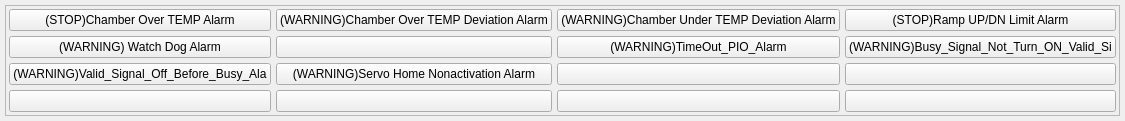
     <widget class="QWidget" name="tabD159">
      <attribute name="title">
       <string>D159</string>
      </attribute>
      <layout class="QVBoxLayout" name="verticalLayout_10">
       <property name="spacing">
        <number>5</number>
       </property>
       <property name="leftMargin">
        <number>5</number>
       </property>
       <property name="topMargin">
        <number>5</number>
       </property>
       <property name="rightMargin">
        <number>5</number>
       </property>
       <property name="bottomMargin">
        <number>5</number>
       </property>
       <item>
        <widget class="QFrame" name="frame_10">
         <property name="frameShape">
          <enum>QFrame::StyledPanel</enum>
         </property>
         <property name="frameShadow">
          <enum>QFrame::Raised</enum>
         </property>
         <layout class="QGridLayout" name="gridLayout_11">
          <property name="leftMargin">
           <number>3</number>
          </property>
          <property name="topMargin">
           <number>3</number>
          </property>
          <property name="rightMargin">
           <number>3</number>
          </property>
          <property name="bottomMargin">
           <number>3</number>
          </property>
          <property name="spacing">
           <number>5</number>
          </property>
          <item row="0" column="3">
           <widget class="QPushButton" name="D159_4">
            <property name="sizePolicy">
             <sizepolicy hsizetype="Preferred" vsizetype="Preferred">
              <horstretch>0</horstretch>
              <verstretch>0</verstretch>
             </sizepolicy>
            </property>
            <property name="text">
             <string>(STOP)Ramp UP/DN Limit Alarm</string>
            </property>
            <property name="checkable">
             <bool>true</bool>
            </property>
           </widget>
          </item>
          <item row="1" column="2">
           <widget class="QPushButton" name="D159_7">
            <property name="sizePolicy">
             <sizepolicy hsizetype="Preferred" vsizetype="Preferred">
              <horstretch>0</horstretch>
              <verstretch>0</verstretch>
             </sizepolicy>
            </property>
            <property name="text">
             <string>(WARNING)TimeOut_PIO_Alarm</string>
            </property>
            <property name="checkable">
             <bool>true</bool>
            </property>
           </widget>
          </item>
          <item row="2" column="1">
           <widget class="QPushButton" name="D159_10">
            <property name="sizePolicy">
             <sizepolicy hsizetype="Preferred" vsizetype="Preferred">
              <horstretch>0</horstretch>
              <verstretch>0</verstretch>
             </sizepolicy>
            </property>
            <property name="text">
             <string>(WARNING)Servo Home Nonactivation Alarm</string>
            </property>
            <property name="checkable">
             <bool>true</bool>
            </property>
           </widget>
          </item>
          <item row="3" column="2">
           <widget class="QPushButton" name="D159_15">
            <property name="sizePolicy">
             <sizepolicy hsizetype="Preferred" vsizetype="Preferred">
              <horstretch>0</horstretch>
              <verstretch>0</verstretch>
             </sizepolicy>
            </property>
            <property name="text">
             <string/>
            </property>
            <property name="checkable">
             <bool>true</bool>
            </property>
           </widget>
          </item>
          <item row="1" column="1">
           <widget class="QPushButton" name="D159_6">
            <property name="sizePolicy">
             <sizepolicy hsizetype="Preferred" vsizetype="Preferred">
              <horstretch>0</horstretch>
              <verstretch>0</verstretch>
             </sizepolicy>
            </property>
            <property name="text">
             <string/>
            </property>
            <property name="checkable">
             <bool>true</bool>
            </property>
           </widget>
          </item>
          <item row="3" column="0">
           <widget class="QPushButton" name="D159_13">
            <property name="sizePolicy">
             <sizepolicy hsizetype="Preferred" vsizetype="Preferred">
              <horstretch>0</horstretch>
              <verstretch>0</verstretch>
             </sizepolicy>
            </property>
            <property name="text">
             <string/>
            </property>
            <property name="checkable">
             <bool>true</bool>
            </property>
           </widget>
          </item>
          <item row="3" column="1">
           <widget class="QPushButton" name="D159_14">
            <property name="sizePolicy">
             <sizepolicy hsizetype="Preferred" vsizetype="Preferred">
              <horstretch>0</horstretch>
              <verstretch>0</verstretch>
             </sizepolicy>
            </property>
            <property name="text">
             <string/>
            </property>
            <property name="checkable">
             <bool>true</bool>
            </property>
           </widget>
          </item>
          <item row="0" column="2">
           <widget class="QPushButton" name="D159_3">
            <property name="sizePolicy">
             <sizepolicy hsizetype="Preferred" vsizetype="Preferred">
              <horstretch>0</horstretch>
              <verstretch>0</verstretch>
             </sizepolicy>
            </property>
            <property name="text">
             <string>(WARNING)Chamber Under TEMP Deviation Alarm</string>
            </property>
            <property name="checkable">
             <bool>true</bool>
            </property>
           </widget>
          </item>
          <item row="1" column="3">
           <widget class="QPushButton" name="D159_8">
            <property name="sizePolicy">
             <sizepolicy hsizetype="Preferred" vsizetype="Preferred">
              <horstretch>0</horstretch>
              <verstretch>0</verstretch>
             </sizepolicy>
            </property>
            <property name="text">
             <string>(WARNING)Busy_Signal_Not_Turn_ON_Valid_Si</string>
            </property>
            <property name="checkable">
             <bool>true</bool>
            </property>
           </widget>
          </item>
          <item row="2" column="3">
           <widget class="QPushButton" name="D159_12">
            <property name="sizePolicy">
             <sizepolicy hsizetype="Preferred" vsizetype="Preferred">
              <horstretch>0</horstretch>
              <verstretch>0</verstretch>
             </sizepolicy>
            </property>
            <property name="text">
             <string/>
            </property>
            <property name="checkable">
             <bool>true</bool>
            </property>
           </widget>
          </item>
          <item row="0" column="1">
           <widget class="QPushButton" name="D159_2">
            <property name="sizePolicy">
             <sizepolicy hsizetype="Preferred" vsizetype="Preferred">
              <horstretch>0</horstretch>
              <verstretch>0</verstretch>
             </sizepolicy>
            </property>
            <property name="text">
             <string>(WARNING)Chamber Over TEMP Deviation Alarm</string>
            </property>
            <property name="checkable">
             <bool>true</bool>
            </property>
           </widget>
          </item>
          <item row="2" column="0">
           <widget class="QPushButton" name="D159_9">
            <property name="sizePolicy">
             <sizepolicy hsizetype="Preferred" vsizetype="Preferred">
              <horstretch>0</horstretch>
              <verstretch>0</verstretch>
             </sizepolicy>
            </property>
            <property name="text">
             <string>(WARNING)Valid_Signal_Off_Before_Busy_Ala</string>
            </property>
            <property name="checkable">
             <bool>true</bool>
            </property>
           </widget>
          </item>
          <item row="2" column="2">
           <widget class="QPushButton" name="D159_11">
            <property name="sizePolicy">
             <sizepolicy hsizetype="Preferred" vsizetype="Preferred">
              <horstretch>0</horstretch>
              <verstretch>0</verstretch>
             </sizepolicy>
            </property>
            <property name="text">
             <string/>
            </property>
            <property name="checkable">
             <bool>true</bool>
            </property>
           </widget>
          </item>
          <item row="3" column="3">
           <widget class="QPushButton" name="D159_16">
            <property name="sizePolicy">
             <sizepolicy hsizetype="Preferred" vsizetype="Preferred">
              <horstretch>0</horstretch>
              <verstretch>0</verstretch>
             </sizepolicy>
            </property>
            <property name="text">
             <string/>
            </property>
            <property name="checkable">
             <bool>true</bool>
            </property>
           </widget>
          </item>
          <item row="1" column="0">
           <widget class="QPushButton" name="D159_5">
            <property name="sizePolicy">
             <sizepolicy hsizetype="Preferred" vsizetype="Preferred">
              <horstretch>0</horstretch>
              <verstretch>0</verstretch>
             </sizepolicy>
            </property>
            <property name="text">
             <string>(WARNING) Watch Dog Alarm</string>
            </property>
            <property name="checkable">
             <bool>true</bool>
            </property>
           </widget>
          </item>
          <item row="0" column="0">
           <widget class="QPushButton" name="D159_1">
            <property name="sizePolicy">
             <sizepolicy hsizetype="Preferred" vsizetype="Preferred">
              <horstretch>0</horstretch>
              <verstretch>0</verstretch>
             </sizepolicy>
            </property>
            <property name="text">
             <string>(STOP)Chamber Over TEMP Alarm</string>
            </property>
            <property name="checkable">
             <bool>true</bool>
            </property>
           </widget>
          </item>
         </layout>
        </widget>
       </item>
      </layout>
     </widget>
